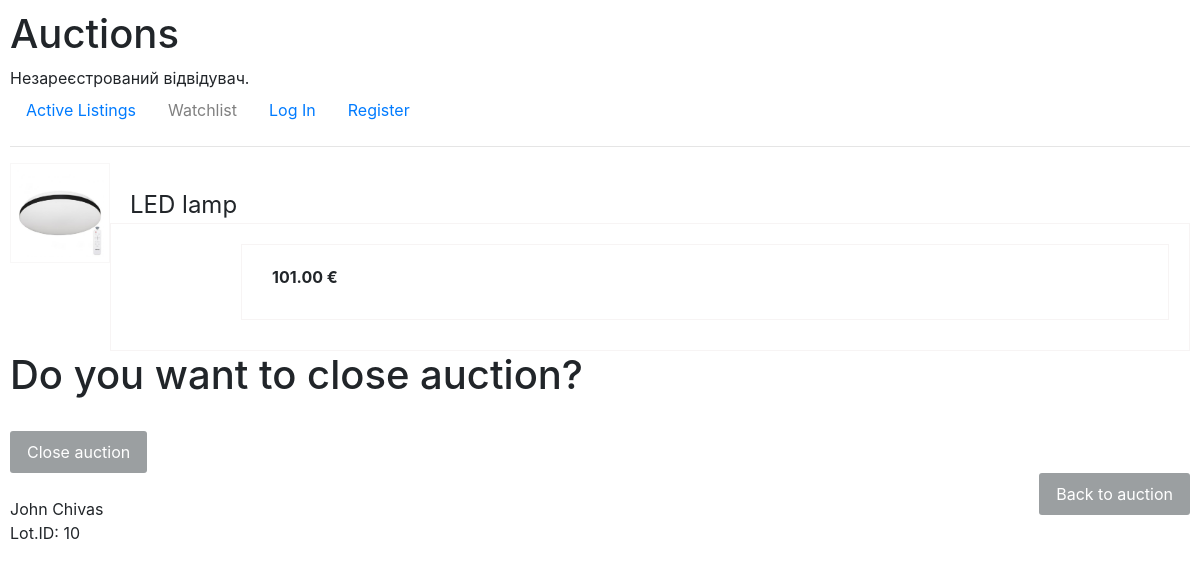
The app's page /end_au/10 with its own data.
### auctions/models.py (models this page shows, shortened)
class Lot(models.Model):
    title = models.CharField(max_length=180)
    photo = models.ImageField(upload_to='images', blank=True)
    categories = models.ManyToManyField(Category, blank=True, related_name='category_lot')
    owner_name = models.ForeignKey(User, on_delete=models.CASCADE)
    description = models.CharField(max_length=200, blank=True)
    starting_price = models.DecimalField(max_digits=10, decimal_places=2)
    end_auction = models.BooleanField(default=False)

class Bid(models.Model):
    bid = models.DecimalField(max_digits=10, decimal_places=2)
    bid_author = models.ForeignKey(User, on_delete=models.CASCADE, null=True)
    bid_item = models.ForeignKey(Lot, on_delete=models.CASCADE, null=True, related_name="bids")
    def __str__(self):
        return str(self.bid)

class User(AbstractUser):
    pass

### auctions/views.py (the view)
# urls.py: path("end_au/<int:lot_id>", views.end_au, name="end_au"),
def end_au(request, lot_id):
    lot = Lot.objects.get(pk=lot_id)
    if request.method == "POST":
        lot.end_auction = "True"
        lot.save()
        return HttpResponseRedirect(reverse('lot_au', args=(lot.id, lot.owner_name.id)))
    else:
        return render(request, 'auctions/end_au.html', {'lot': lot})

### auctions/templates/auctions/end_au.html (shortened to what this page needs)
{% extends "auctions/layout.html" %}
{% load auctions_extras %}
{% block body %}
{% if lot.photo %}
   <div class="img">
      <img src="{{ lot.photo.url }}" style="max-width: 100%; height: auto;"></img>
   </div>
{% else %}
   <div class="img"></div>
{% endif %}
<br>
<div class="title">{{ lot.title }}</div>
<div class="price">
   {% if not lot.bids.all %}
      <div class="price"><strong>{{ lot.starting_price }} &#8364</strong></div>
   {% else %}
      <div class="price"><strong>{{ lot.bids.last }} &#8364</strong></div>
   {% endif %}
</div>
<h1>Do you want to close auction?</h1>
<br>
<form method="post">
   <button class='btn' type="submit">Close auction</button>
</form>
<div class="edit">
   <a href="{% url 'lot_au' lot.id user.id %}" class="btn">Back to auction</a>
</div>
<br>
{{lot.owner_name }}
<p>Lot.ID: {{lot.id}}</p>
<br><br>
{% endblock %}

### auctions/static/auctions/styles.css (style rules this page uses)
body { padding: 10px; }
.img { width: 100px; height: 100px; float: left; border: 1px solid rgb(248, 247, 247); padding: 5px; }
.price { padding: 20px 20px 20px 30px; padding-bottom: 30px; border: 1px solid rgb(247, 244, 244); margin-left: 100px; }
.title { margin-left: 120px; font-size: 150%; }
.btn { display: inline-block; background: #9b9fa1; color: #fff; padding: 0.5rem 1rem; text-decoration: none; border-radius: 3px; }
.edit { float: right; }

### records on screen
Lot: photo (picture), title "LED lamp", bids.last "101.00", owner_name "John Chivas", id "10"
